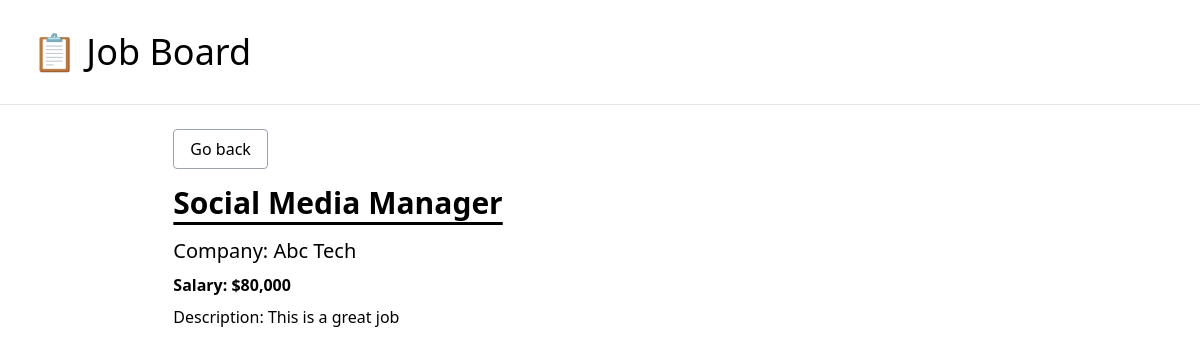
The page /job/4 on the database its author committed.
### job_board/models.py (models this page shows, shortened)
class JobPosting(models.Model):
    title = models.CharField(max_length=100)
    description = models.TextField()
    company = models.CharField(max_length=100)
    salary = models.IntegerField()
    is_active = models.BooleanField(default=False)

### job_board/views.py (the view)
# urls.py: path('job/<int:id>', job_detail, name='job-detail'),
def job_detail(request, id):
    job_post = get_object_or_404(JobPosting, id=id, is_active=True)
    context = {
        'job_post': job_post,
    }
    return render(request, 'detail.html', context)

### job_board/templates/detail.html
{% extends "_base.html" %}
{% load humanize %}
{% block content %}
  <div class="w-10/12 mx-auto">
    <p class="pb-6">
      <a href="{% url 'home' %}" class="border border-gray-400 rounded px-4 py-2 hover:bg-gray-200">
        Go back
      </a>
    </p>
    <h1 class="text-3xl font-semibold pb-4 underline underline-offset-8">
      {{ job_post.title|title }}
    </h1>
    <p class="pb-2 text-xl">Company: {{ job_post.company }}</p>
    <p class="pb-2 font-semibold">Salary: ${{ job_post.salary|intcomma }}</p>
    <p>Description: {{ job_post.description|capfirst }}</p>
  </div>
{% endblock content %}

### rows shown on the page
JobPosting: title "Social Media Manager", company "Abc Tech", salary "80,000", description "This is a great job"
